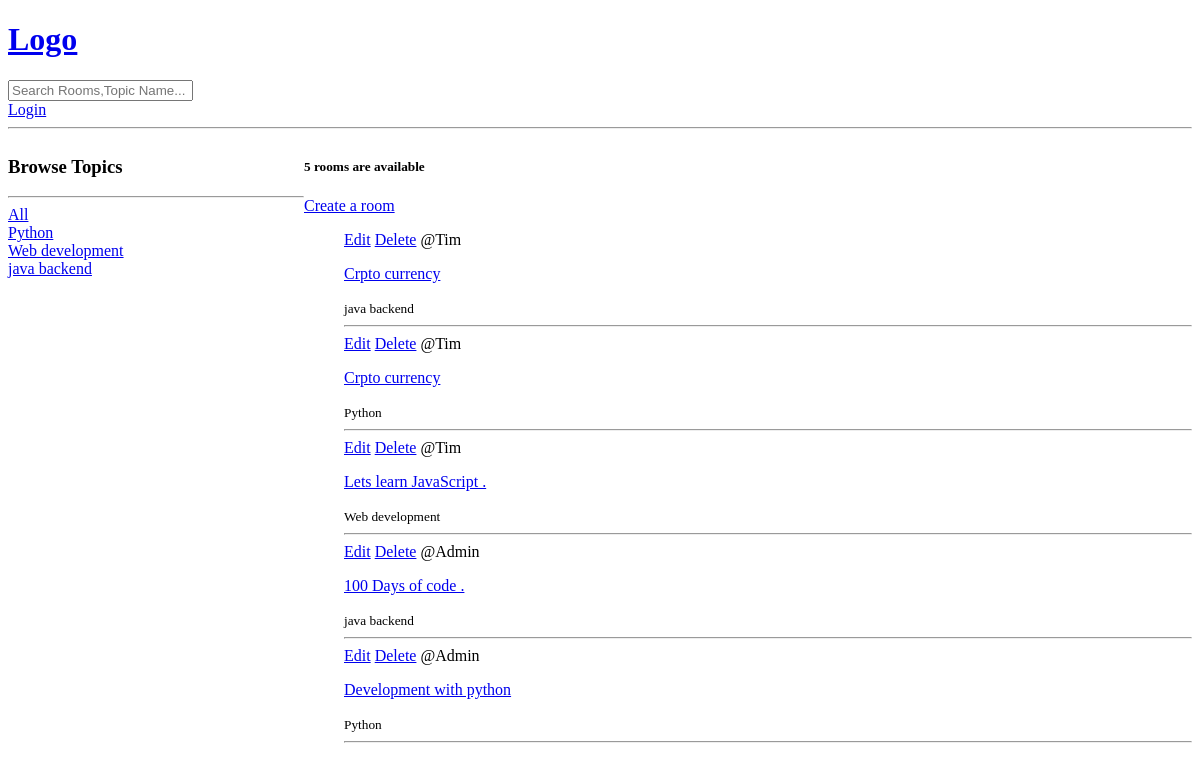
Page /base/ on the earlier database version.
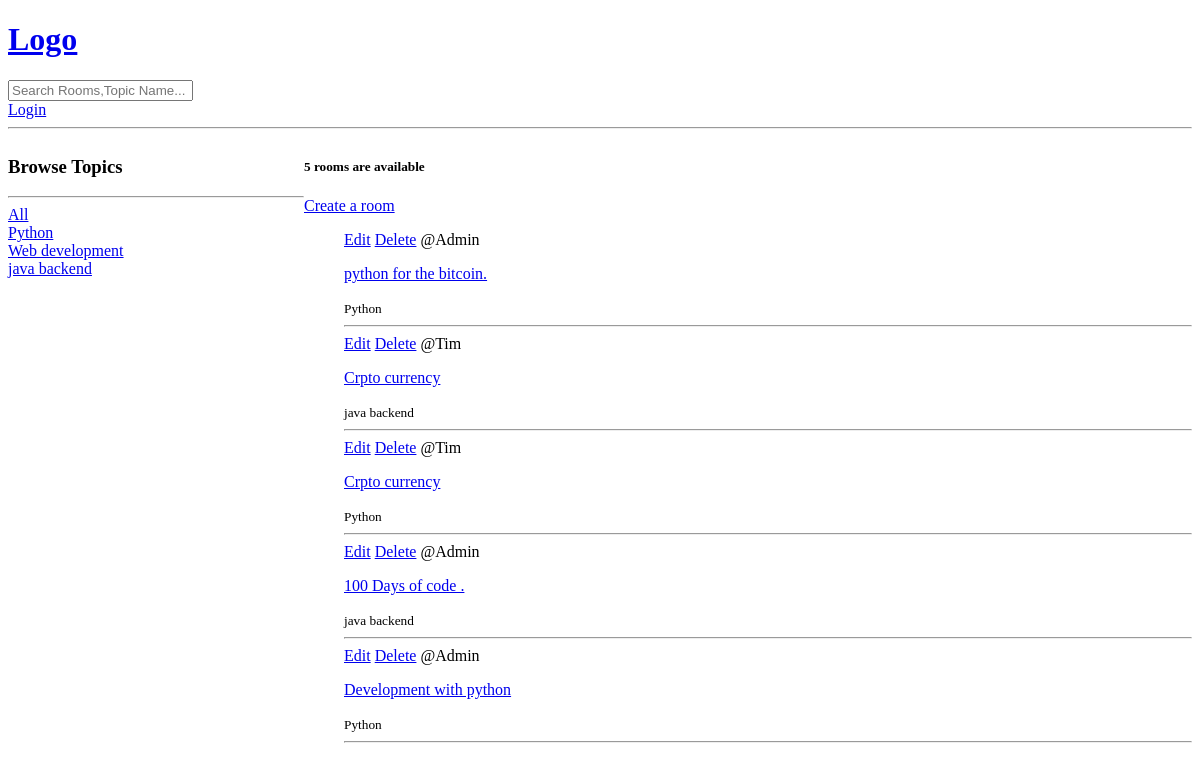
Same page on the later database version.
### base/models.py (models this page shows, shortened)
class Topic(models.Model):
    name = models.CharField(max_length=250)
    slug = models.SlugField(max_length=250,unique=True)
    class Meta:
        ordering = ['name']

class Room(models.Model):
    host = models.ForeignKey(User,on_delete=models.SET_NULL,null=True)
    topic = models.ForeignKey(Topic,on_delete=models.SET_NULL,null=True)
    name = models.CharField(max_length=250)
    desc = models.TextField(null=True,blank=True)
    updated = models.DateTimeField(auto_now=True)
    created = models.DateTimeField(auto_now_add=True)
    class Meta:
        ordering = ['-updated','-created']

### base/views.py (the view)
# urls.py: path('',views.home,name='home'),
def home(request):
    q = request.GET.get('q') if request.GET.get('q') != None else ''
    room = Room.objects.filter(
        Q(topic__name__icontains=q)|
        Q(name__icontains=q)|
        Q(desc__icontains=q) |
        Q(host__username__icontains=q)
        )
    room_count = room.count() # room count
    topic = Topic.objects.all()
    context = {'room':room,'topic':topic,'room_count':room_count}
    return render(request,'base/home.html',context)

### base/templates/base/home.html (shortened to what this page needs)
{% extends "main.html" %}
{% block content %}
    <div class="home-container">
      <div>
        <h3>Browse Topics</h3>
        <hr>
          <div>
              <a href="{% url 'base:home' %}">All</a>
          </div>
        {% for data in topic %}
           <div>
              <a href="{% url 'base:home' %}?q={{data.name}}">{{data.name}}</a>
           </div>
        {% endfor %}
      </div>
      <div>
          <h5>{{room_count}} rooms are available</h5>
          <a href="{% url "base:create-room" %}">Create a room</a>
          <div>
            <ul>
              {% for data in room %}
                <a href="{% url "base:update-room" data.id %}">Edit</a>
                <a href="{% url "base:delete-room" data.id %}">Delete</a>
                <span>@{{data.host.username}}</span>
                <p><a href="{% url "base:room" data.id %}">{{data.name}}</a></p>
                <small>{{data.topic.name}}</small>
                <hr>
              {% endfor %}
            </ul>
          </div>
      </div>
    </div>
{% endblock content %}

Differences in the rows shown:
removed Room: host.username "Tim", name "Lets learn JavaScript .", topic.name "Web development"
added Room: host.username "Admin", name "python for the bitcoin.", topic.name "Python"
